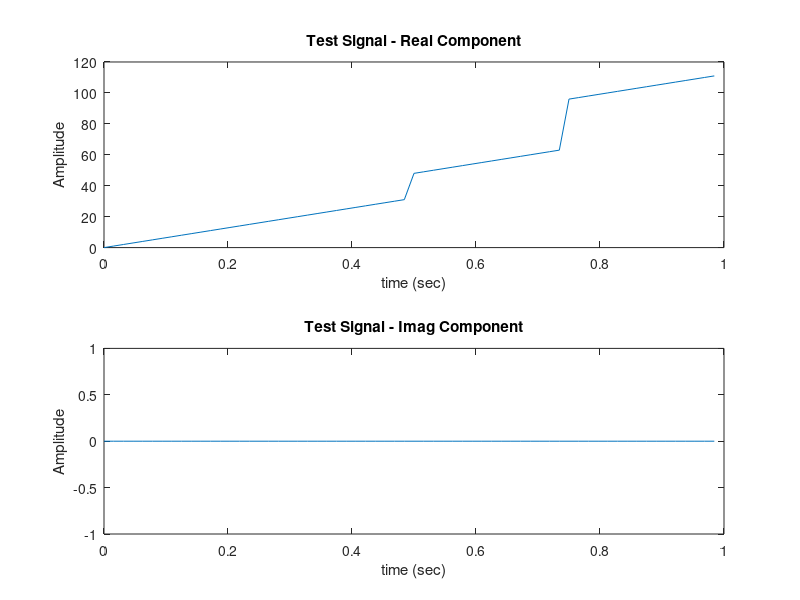

Write MATLAB code to recreate this figure. (Note: this script raises an error after producing the figure.)
%% Set up a signal
a = 64;   % FFT Length
t = 0:1/a:(a-1)/a;
% signal
% s = cos(2*pi*6*t) + cos(2*pi*12*t)*j;
s1 = 0:31;
s2 = 48:63;
s3 = 96:111;
s = [s1,s2,s3];
subplot(211)
plot(t, real(s))
xlabel('time (sec)'); ylabel('Amplitude'); title('Test Signal - Real Component');
subplot(212)
plot(t, imag(s))
xlabel('time (sec)'); ylabel('Amplitude'); title('Test Signal - Imag Component');

%% Test FFT code
% run FFT
S = radix4FFT1_Float(s);
% permute the output into bit-reversed order
% [1, 9, 5, 13, 3, 11, 7, 15, 2, 10, 6, 14, 4, 12, 8, 16]
S = bitrevorder(S);

% Calculate FFT using MATLAB function
Y = fft(s);
fileID = fopen('golden.txt','w');
for i = 1:64
    fprintf(fileID, "%f %f\n", real(Y(i)), imag(Y(i)));
end
fclose(fileID);

% Compare accuracy of Radix-4 FFT to MATLAB's FFT
errs = double(S) - Y;
Sig = sum(abs(Y).^2) / a;
Noise = sum(abs(errs).^2) / a;
SNR = 10 * log10(Sig/Noise);
sprintf('SNR for 2 FFT methods is: %6.2f dB', SNR)

figure
subplot(411)
plot(1:a, real(Y))
subplot(412)
plot(1:a, imag(Y))
subplot(413)
plot(1:a, real(S))
subplot(414)
plot(1:a, imag(S))

%% FFT
function S = radix4FFT1_Float(s)
    % The length of the input signal should be a power of 4: 4, 16, 64, 256, etc.
    N = length(s); % length of the input signal
    M = log2(N)/2; % number of stages
 
    % Twiddle factors
    W = exp(-j*2*pi*(0:N-1)/N);
    % Variables for FFT results
    S = complex(zeros(1,N));
    sTemp = complex(zeros(1,N));

    % FFT algorithm
    % Calculate butterflies for the first M-1 stages
    sTemp = s;
    for stage = 0:M-2
        for n = 1:N/4
            S((1:4)+(n-1)*4) = radix4bfly(sTemp(n:N/4:end), floor((n-1)/(4^stage)) *(4^stage), 1, W);
        end
        sTemp = S;
    end
    
    % Calculate butterflies for the last stage
    for n = 1:N/4
        S((1:4)+(n-1)*4) = radix4bfly(sTemp(n:N/4:end), floor((n-1)/(4^stage)) * (4^stage), 0, W);
    end
    sTemp = S;
    
    % Rescale the final output
    S = S * 1;
   
end

function Z = radix4bfly(x, segment, stageFlag, W)
    % For the last stage of a radix-4 FFT all the ABCD multiplers are 1.
    % Use the stageFlag variable to indicate the last stage
    % stageFlag = 0 indicates last FFT stage, set to 1 otherwise

    % Initialize variables
    a = x(1);
    b = x(2);
    c = x(3);
    d = x(4);

    % Radix-4 Algorithm
    % A, B, C, D are the 1st, 3rd, 2nd, 4th outputs of the butterfly
    % this arrangement is based on bit-reversed order
    A = a + b + c + d;
    B = (a - b + c - d) * W(2*segment*stageFlag + 1);
    C = (a - b*j - c + d*j) * W(segment*stageFlag + 1);
    D = (a + b*j - c - d*j) * W(3*segment*stageFlag + 1);
    
    Z = [A B C D];

end


